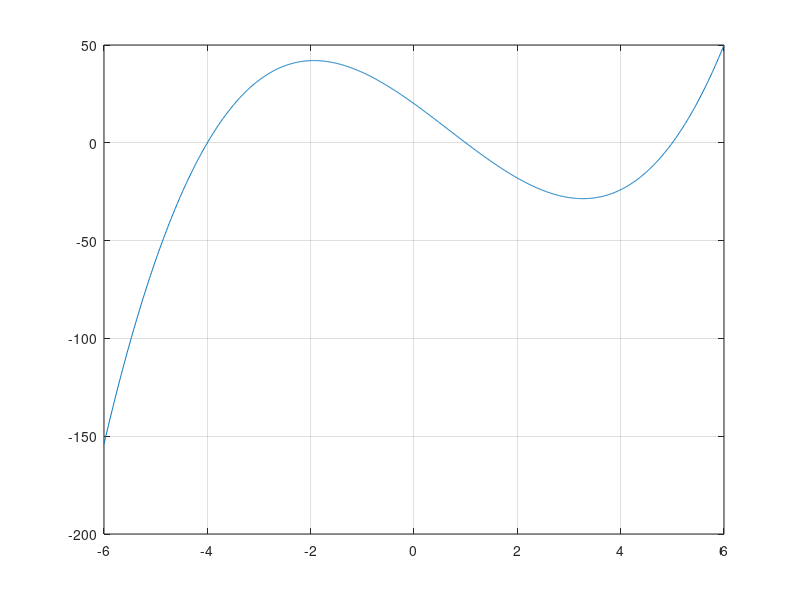

MATLAB code for this plot: (Note: this script raises an error after producing the figure.)
x=-6:0.01:6;
f=x.^3-2*x.^2-19*x+20;
plot(x,f);
grid on
clear

for x=[-6 -1 -1.9 -1.5];

err=10
iter=0;
while err>10^-6
y=x;
f=x^3-2*x^2-19*x+20;
df=3*x^2-4*x-19;
x=NewtonM(y,f,df)
iter=iter+1
err=abs(x-y)
end
disp('H riza einai x = ') 
x1=x
disp('epanalhpseis') 
disp(iter)
pause

end
clear
disp('dixotomhsh') 
[zero, iters,err]=dixotomisiAsk2(-6, -3, 10^-6)
disp('H riza einai x = ') 
x1=zero
disp('epanalhpseis') 
disp(iters)


